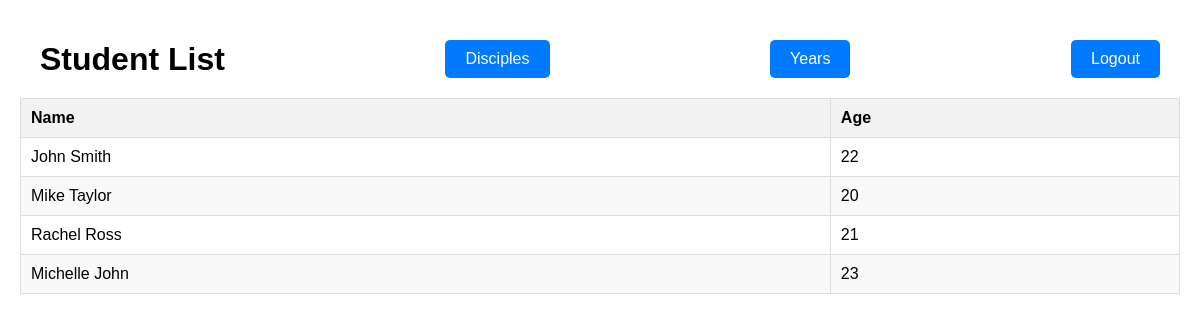
Page /member/ on the committed database.
### members/models.py (models this page shows, shortened)
class Student(models.Model):
    name = models.CharField(max_length=255)
    age = models.IntegerField()
    enrollment_year = models.ForeignKey(Class, on_delete=models.SET_NULL, null=True, default=2020)
    college_degree = models.ForeignKey(Disciple, on_delete=models.SET_NULL, null=True, default="degree")

### members/views.py (the view)
# urls.py: path('', members_views.homepage, name='homepage'),
def homepage(request):
    all_student = members_models.Student.objects.all()  # this technique is called ORM (Object Relational Mapping)
    context = {
        'all_student': all_student,
    }
    return render(request, 'home.html', context)

### templates/home.html (shortened to what this page needs)
<!DOCTYPE html>
<html lang="en">
<head>
</head>
<body>
<div class="header">
    <h1>Student List</h1>
    <a href="{% url 'disciples' %}" class="disciples-button">Disciples</a>
    <a href="{% url 'years' %}" class="years-button">Years</a>
    <a href="{% url 'logout_user' %}" class="logout-button">Logout</a>
</div>
<table>
    <thead>
    <tr>
        <th>Name</th>
        <th>Age</th>
    </tr>
    </thead>
    <tbody>
    {% for student in all_student %}
        <tr>
            <td>{{ student.name }}</td>
            <td>{{ student.age }}</td>
        </tr>
    {% endfor %}
    </tbody>
</table>
</body>
</html>

### templates/home.html (style rules this page uses)
.header { display: flex; align-items: center; justify-content: space-between; padding: 20px; background-color: #fff; }
.header h1 { margin: 0; }
body { font-family: Arial, sans-serif; margin: 20px; }
.disciples-button { padding: 10px 20px; background-color: #007BFF; color: #fff; text-decoration: none; border-radius: 5px; border: none; font-size: 16px; cursor: pointer; }
.years-button { padding: 10px 20px; background-color: #007BFF; color: #fff; text-decoration: none; border-radius: 5px; border: none; font-size: 16px; cursor: pointer; }
.logout-button { padding: 10px 20px; background-color: #007BFF; color: #fff; text-decoration: none; border-radius: 5px; border: none; font-size: 16px; cursor: pointer; }
table { width: 100%; border-collapse: collapse; }
th, td { padding: 10px; border: 1px solid #ddd; text-align: left; }
th { background-color: #f2f2f2; }
tr:nth-child(even) { background-color: #f9f9f9; }

### rows in the picture
Student: name "John Smith", age "22"
Student: name "Mike Taylor", age "20"
Student: name "Rachel Ross", age "21"
Student: name "Michelle John", age "23"
